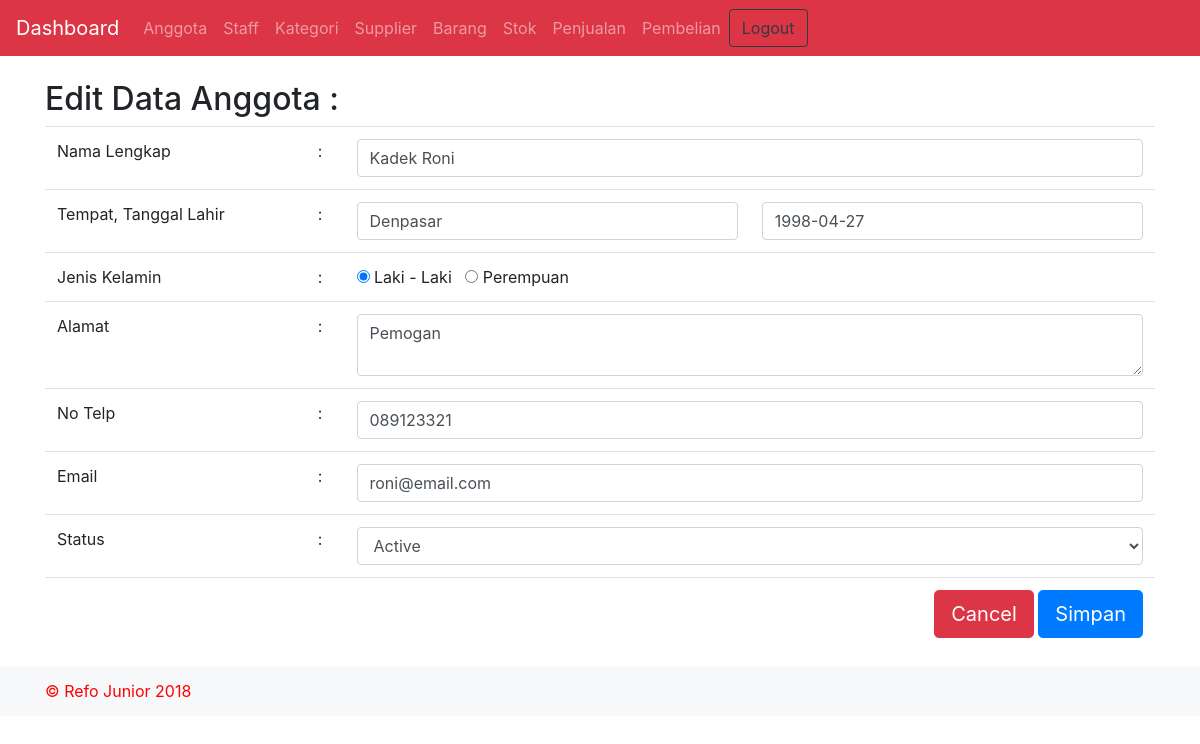
The page /update_anggota.php?id_anggota=1 (signed in) on the database its author committed.
### tables this page shows
CREATE TABLE `anggota` (
  `id_anggota` int(11) NOT NULL,
  `nama` varchar(255) NOT NULL,
  `alamat` varchar(255) NOT NULL,
  `no_telp` varchar(15) NOT NULL,
  `tempat_lahir` varchar(30) NOT NULL,
  `tanggal_lahir` date NOT NULL,
  `jenis_kelamin` varchar(15) NOT NULL,
  `email` varchar(30) NOT NULL,
  `status` int(11) NOT NULL
);

### layout/form_anggota.php (the view, shortened to what this page needs)
<?php
if(isset($_GET['id_anggota'])){
	$id_anggota = $_GET['id_anggota'];
	$query = mysqli_query($connect, "SELECT * FROM anggota WHERE id_anggota = '$id_anggota'");
	while($data = mysqli_fetch_array($query)){
		$nama = $data['nama'];
		$alamat = $data['alamat'];
		$no_telp = $data['no_telp'];
		$tempat_lahir = $data['tempat_lahir'];
		$tanggal_lahir = $data['tanggal_lahir'];
		$jenis_kelamin = $data['jenis_kelamin'];
		$email = $data['email'];
		$status= $data['status'];
}
 ?>
<div class="container">
	<br>
	<h2>Edit Data Anggota : </h2>
	<form action="proses/edit_anggota.php" method="post">
		<table class="table">
			<tr>
				<td>Nama Lengkap</td>
				<td>:</td>
				<td colspan="2"><input type="text" class="form-control" placeholder="Nama Lengkap" name="nama" value="<?= $nama?>"></td>
			</tr>
			<tr>
				<td>Tempat, Tanggal Lahir</td>
				<td>:</td>
				<td><input type="text" class="form-control" placeholder="Tempat Lahir" name="tempat_lahir" value="<?= $tempat_lahir?>"></td>
				<td><input type="text" class="form-control" placeholder="Tanggal Lahir" name="tanggal_lahir" value="<?= $tanggal_lahir ?>"></td>
			</tr>
			<tr>
				<td>Jenis Kelamin</td>
				<td>:</td>
				<td colspan="2">
					<input type="radio" value="L" name="jenis_kelamin" <?= ($jenis_kelamin == 'L')?'checked' : '' ?> > Laki - Laki &nbsp;
					<input type="radio" value="P" name="jenis_kelamin" <?= ($jenis_kelamin == 'P')?'checked' : '' ?> > Perempuan
				</td>
			</tr>
			<tr>
				<td>Alamat</td>
				<td>:</td>
				<td colspan="2"><textarea class="form-control" placeholder="Alamat" name="alamat"><?= $alamat ?></textarea></td>
			</tr>
			<tr>
				<td>No Telp</td>
				<td>:</td>
				<td colspan="2"><input type="no_telp" class="form-control" placeholder="No HP" name="no_telp" value="<?= $no_telp ?>"></td>
			</tr>
			<tr>
				<td>Email</td>
				<td>:</td>
				<td colspan="2"><input type="email" class="form-control" placeholder="Email" name="email" value="<?= $email ?>"></td>
			</tr>
			<tr>
				<td>Status</td>
				<td>:</td>
				<td colspan="2">
					<select name="status" class="form-control">
						<option value="1" <?= ($status == '1')?'selected' : '' ?> > Active</option>
					</select>
				</td>
			</tr>
			<tr>
				<td colspan="4" align="right"><a href="anggota.php" class="btn btn-danger btn-lg"> Cancel </a> <input type="submit" value="Simpan" class="btn btn-primary btn-lg"></td>
			</tr>
		</table>
	</form>
</div>
<?php } ?>

### rows shown on the page
anggota: nama "Kadek Roni", tempat_lahir "Denpasar", tanggal_lahir "1998-04-27", jenis_kelamin "☑", alamat "Pemogan", no_telp "089123321", email "roni@email.com", status "Active"
